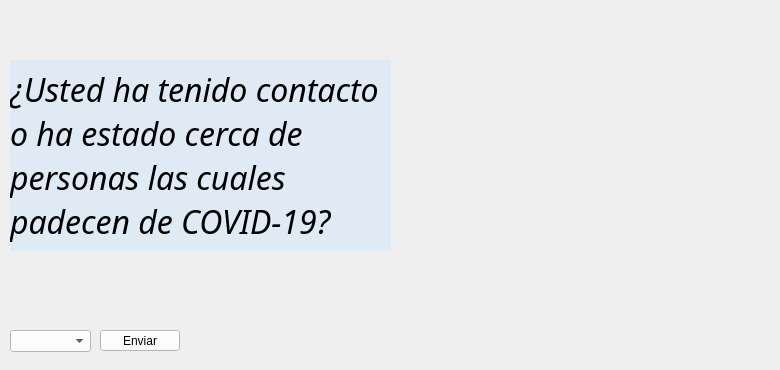
        <widget class="QWidget" name="q12">
         <widget class="QComboBox" name="respuestaQ12">
          <property name="geometry">
           <rect>
            <x>10</x>
            <y>330</y>
            <width>81</width>
            <height>22</height>
           </rect>
          </property>
          <property name="styleSheet">
           <string notr="true">color: rgb(0, 0, 0);
background-color: rgb(255, 255, 255);</string>
          </property>
          <item>
           <property name="text">
            <string/>
           </property>
          </item>
          <item>
           <property name="text">
            <string>SI</string>
           </property>
          </item>
          <item>
           <property name="text">
            <string>NO</string>
           </property>
          </item>
         </widget>
         <widget class="QLabel" name="imagen_13">
          <property name="geometry">
           <rect>
            <x>350</x>
            <y>0</y>
            <width>421</width>
            <height>361</height>
           </rect>
          </property>
          <property name="text">
           <string/>
          </property>
          <property name="pixmap">
           <pixmap resource="Imagenes.qrc">:/imgs/enfermo.png</pixmap>
          </property>
          <property name="scaledContents">
           <bool>true</bool>
          </property>
         </widget>
         <widget class="QPushButton" name="enviarQ12">
          <property name="geometry">
           <rect>
            <x>100</x>
            <y>330</y>
            <width>80</width>
            <height>21</height>
           </rect>
          </property>
          <property name="styleSheet">
           <string notr="true">color: rgb(0, 0, 0);
background-color: rgb(255, 255, 255);</string>
          </property>
          <property name="text">
           <string>Enviar</string>
          </property>
         </widget>
         <widget class="QLabel" name="pregunta_13">
          <property name="geometry">
           <rect>
            <x>10</x>
            <y>60</y>
            <width>381</width>
            <height>191</height>
           </rect>
          </property>
          <property name="font">
           <font>
            <family>Corbel</family>
            <pointsize>24</pointsize>
            <weight>9</weight>
            <italic>true</italic>
            <bold>false</bold>
           </font>
          </property>
          <property name="styleSheet">
           <string notr="true">color: rgb(0, 0, 0);
font: 75 italic 24pt &quot;Corbel&quot;;
background-color: rgba(199, 227, 255, 100);</string>
          </property>
          <property name="text">
           <string>¿Usted ha tenido contacto o ha estado cerca de personas las cuales padecen de COVID-19?</string>
          </property>
          <property name="wordWrap">
           <bool>true</bool>
          </property>
         </widget>
        </widget>
